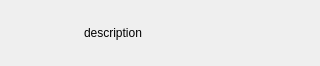
<?xml version="1.0" encoding="UTF-8"?>
<ui version="4.0">
 <class>ikoOSKAR::UI::Common::ContactWidget</class>
 <widget class="QWidget" name="ikoOSKAR::UI::Common::ContactWidget">
  <property name="geometry">
   <rect>
    <x>0</x>
    <y>0</y>
    <width>320</width>
    <height>66</height>
   </rect>
  </property>
  <property name="windowTitle">
   <string>Form</string>
  </property>
  <layout class="QHBoxLayout" name="horizontalLayout">
   <property name="spacing">
    <number>0</number>
   </property>
   <property name="topMargin">
    <number>0</number>
   </property>
   <property name="bottomMargin">
    <number>0</number>
   </property>
   <item>
    <widget class="QWidget" name="wdImage" native="true">
     <property name="minimumSize">
      <size>
       <width>32</width>
       <height>32</height>
      </size>
     </property>
     <property name="maximumSize">
      <size>
       <width>64</width>
       <height>64</height>
      </size>
     </property>
     <layout class="QVBoxLayout" name="verticalLayout">
      <property name="leftMargin">
       <number>0</number>
      </property>
      <property name="topMargin">
       <number>0</number>
      </property>
      <property name="rightMargin">
       <number>0</number>
      </property>
      <property name="bottomMargin">
       <number>0</number>
      </property>
      <item>
       <widget class="QLabel" name="image">
        <property name="minimumSize">
         <size>
          <width>32</width>
          <height>32</height>
         </size>
        </property>
        <property name="maximumSize">
         <size>
          <width>64</width>
          <height>64</height>
         </size>
        </property>
        <property name="text">
         <string/>
        </property>
       </widget>
      </item>
     </layout>
    </widget>
   </item>
   <item>
    <widget class="QWidget" name="wdLabel" native="true">
     <layout class="QVBoxLayout" name="verticalLayout_2">
      <property name="topMargin">
       <number>0</number>
      </property>
      <property name="bottomMargin">
       <number>0</number>
      </property>
      <item>
       <widget class="QLabel" name="label">
        <property name="text">
         <string>description</string>
        </property>
       </widget>
      </item>
     </layout>
    </widget>
   </item>
  </layout>
 </widget>
 <resources/>
 <connections/>
</ui>
